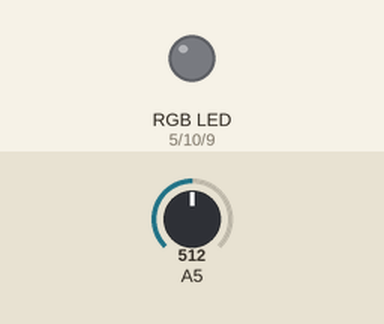
Recording of a sketch running on a simulated Arduino Uno, built with avr-gcc and run on an emulated ATmega328P. Shown: an RGB LED mixed from three pins (HIGH = lit). The inputs (shaded band) are chosen by the test bench; at power-on: A5 = 512. Dim RGB values are drawn brighter than linear.

Above: at 1.6 s.
1.7 s: A5 set to 115
At 1.95 s:
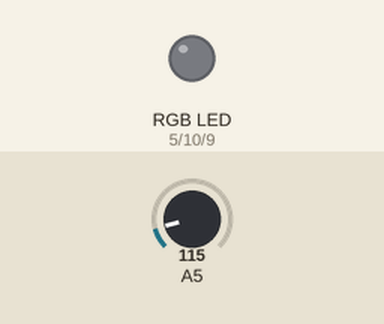
5.2 s: A5 set to 109
At 6.16 s:
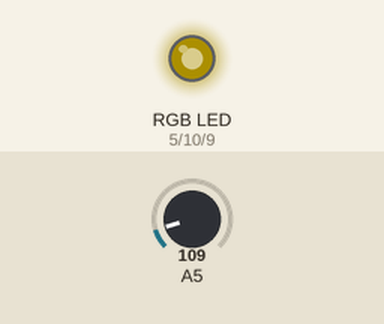
8.7 s: A5 set to 80
At 11.5 s:
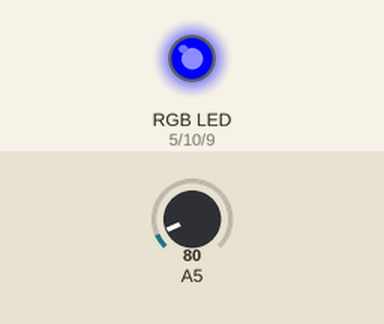
12.2 s: A5 set to 99
At 12.65 s:
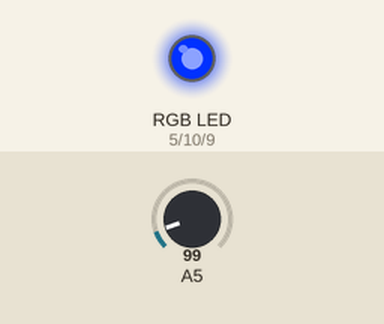
15.7 s: A5 set to 119
At 15.95 s:
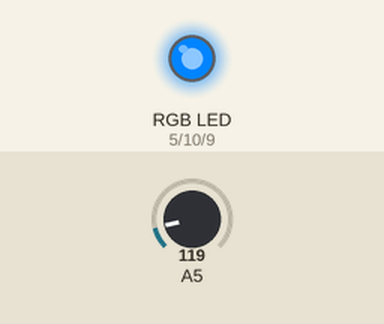
Timing chart, 0 to 24.0 s (numbered marks = the images above; inputs shaded):
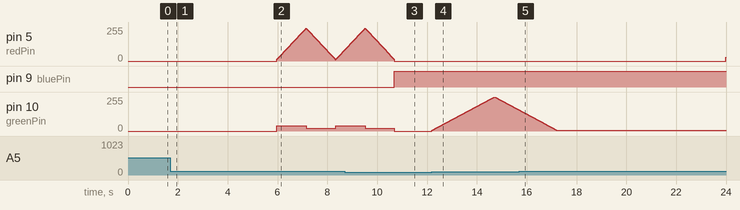

The sketch:

Venti_Late_Timer.ino
```cpp
int sensorValue;

// RGB Led Setup
const int redPin = 5;
const int greenPin = 10;
const int bluePin = 9;

void setup(){
  pinMode(redPin,   OUTPUT);
  pinMode(greenPin, OUTPUT);
  pinMode(bluePin,  OUTPUT);
}


void loop(){

  sensorValue = analogRead(5);
  Serial.println(sensorValue, DEC);
 // delay(10);

  if(sensorValue >= 110){
    for(int redVal = 1; redVal <= 255; redVal = redVal+3) {
      analogWrite(redPin, redVal);
      delay(5);
    }

    for(int redVal = 255; redVal >= 1; redVal = redVal-3) {
      analogWrite(redPin, redVal);
      delay(5);
    }
  }

  if(sensorValue >= 100 && sensorValue <= 109){
    for(int orangeVal = 10; orangeVal <= 245; orangeVal = orangeVal+2) {
      analogWrite(redPin, orangeVal);
      analogWrite(greenPin, 40);
      delay(10);
    }

    for(int orangeVal = 245; orangeVal >= 10; orangeVal = orangeVal-2) {
      analogWrite(redPin, orangeVal);
      analogWrite(greenPin, 20);
      delay(10);
    }
  }

  if(sensorValue >= 90 && sensorValue <= 99){
    for(int greenVal = 5; greenVal <= 255; greenVal = greenVal+1) {
      analogWrite(greenPin, greenVal);
      delay(10);
    }

    for(int greenVal = 255; greenVal >= 5; greenVal = greenVal-1) {
      analogWrite(greenPin, greenVal);
      delay(10);
    }
  }

  if(sensorValue < 89){
    setColor(0, 0, 255);
  }
}


void setColor(int red, int green, int blue) {
  analogWrite(redPin, red);
  analogWrite(greenPin, green);
  analogWrite(bluePin, blue);
}

void setColorTag1(int redVal1, int greenVal1, int blueVal1) {
  analogWrite(redPin, redVal1);
  analogWrite(greenPin, greenVal1);
  analogWrite(bluePin, blueVal1);
}
```

Measured:
- the behaviour switches between 110 and 109 on A5 (found by bisection; images 1 and 2)
- after the input at 1.7 s, pin 5 (redPin): stays 0/255 (without the input it goes to 52/255 after 3.5 s)
- after the input at 5.2 s, pin 10 (greenPin): 0/255 → 40/255 after 0.77 s, → 20/255 1.2 s later, → 40/255 1.2 s later
- after the input at 8.7 s, pin 9 (bluePin): LOW → HIGH after 2.0 s
- after the input at 12.2 s, pin 10 (greenPin): rises from 0/255 to 255/255 in 2.5 s, then falls to 157/255 in 0.99 s
- after the input at 15.7 s, pin 5 (redPin): 0/255 → 27/255 after 8.3 s; pin 10 (greenPin): goes on until 17.2 s, then stays 5/255
